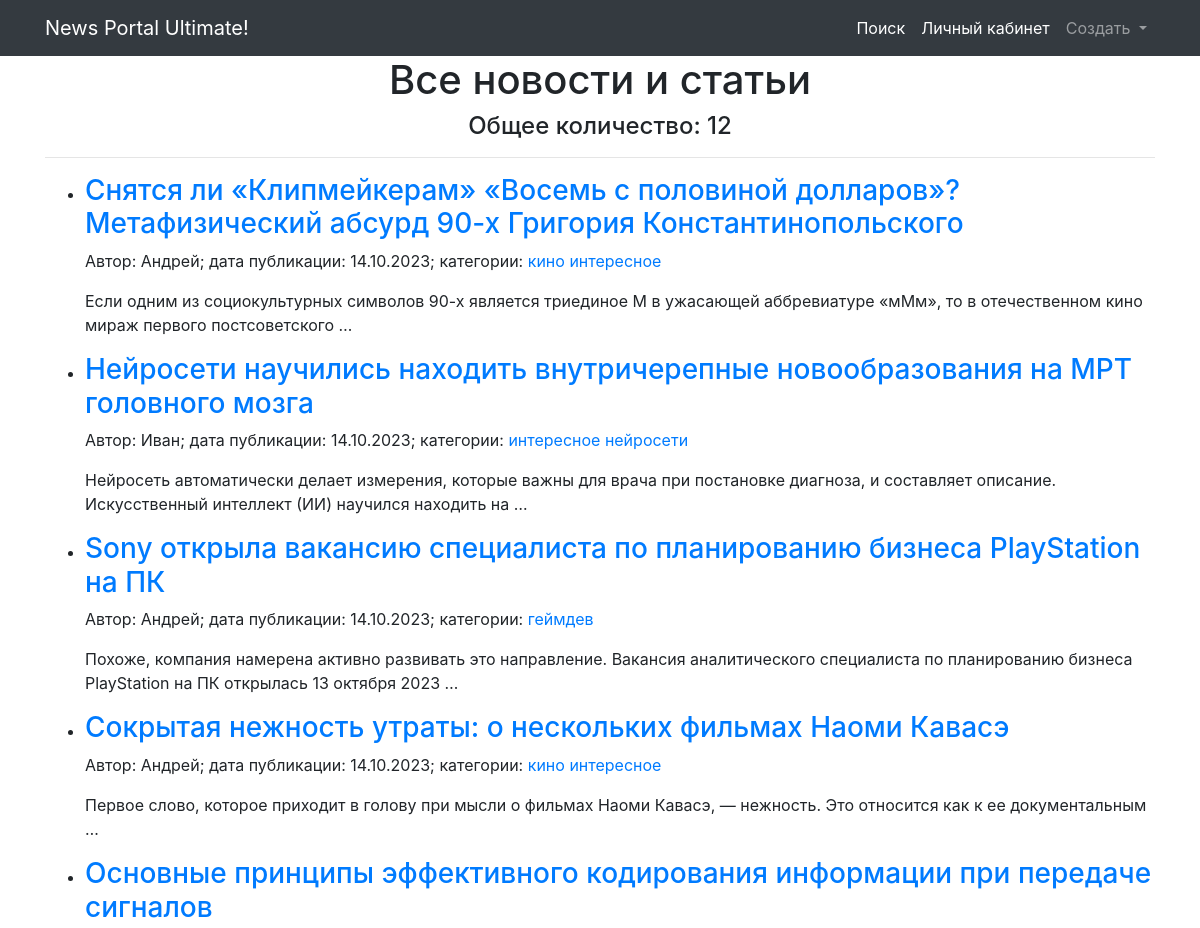
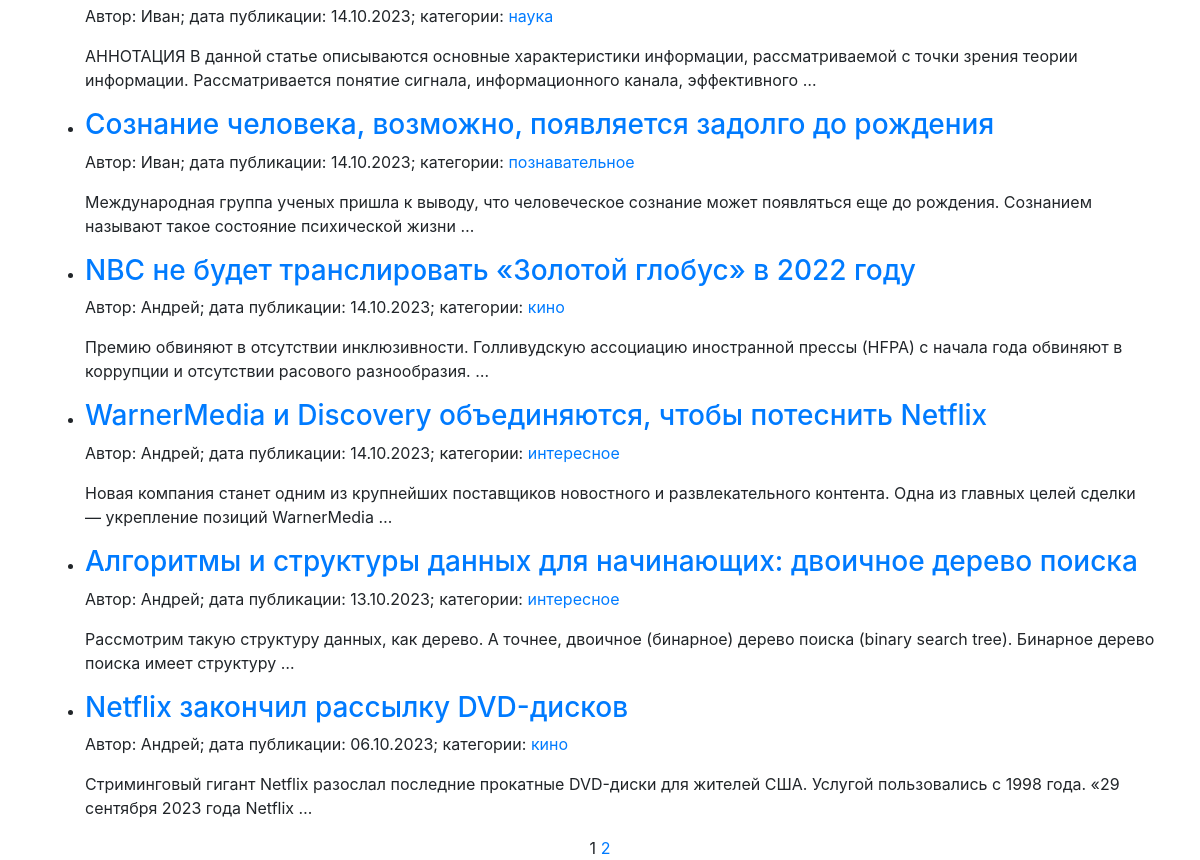
Before: /news/ with the older database file (2 pictures, top to bottom).
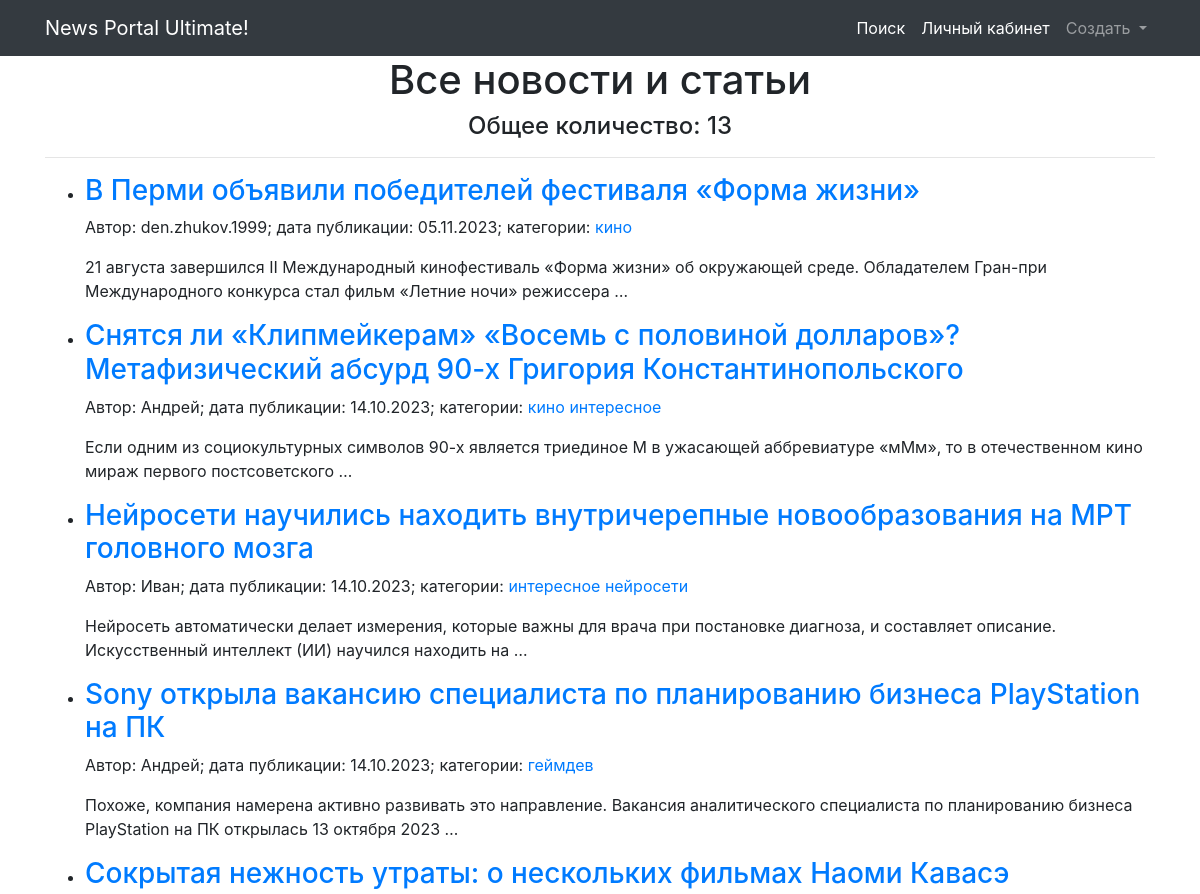
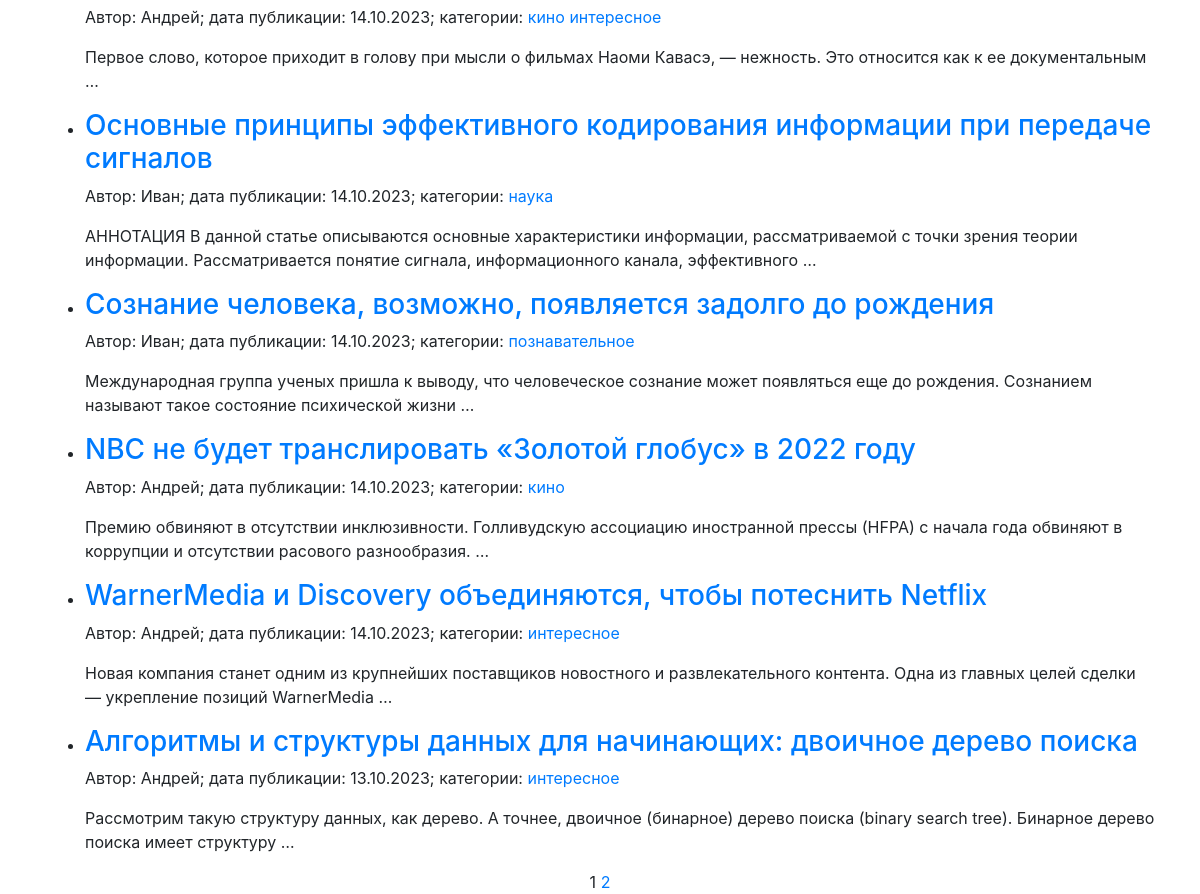
After: the same page with the newer database file (2 pictures, top to bottom).
### news/models.py (models this page shows, shortened)
class Post(models.Model):
    author = models.ForeignKey(Author, on_delete=models.CASCADE)  # Связь с моделью Author
    time_in = models.DateTimeField(auto_now_add=True)  # Дата и время создания поста
    type = models.CharField(choices=POST_TYPES, max_length=2)  # Тип поста (Статья или Новость)
    category = models.ManyToManyField('Category', through='PostCategory')
    title = models.TextField(max_length=255)  # Заголовок поста
    text = models.TextField()  # Текст поста
    rating = models.IntegerField(default=0)  # Рейтинг поста

class Author(models.Model):
    name = models.CharField(max_length=255)  # Имя автора
    user = models.OneToOneField(User, on_delete=models.CASCADE)  # Связь один-к-одному с моделью User
    rating = models.IntegerField(default=0)  # Рейтинг автора
    def __str__(self):
        return self.name

class Category(models.Model):
    name = models.CharField(unique=True, max_length=255)  # Уникальное имя категории
    subscribers = models.ManyToManyField(User, blank=True)

### news/views.py (the view)
# urls.py: path('', cache_page(60)(PostList.as_view()), name='post_list'),
class PostList(ListView):
    model = Post
    ordering = ['-time_in']  # Устанавливаю сортировку от новых записей к ранним
    template_name = 'news.html'
    context_object_name = 'news'
    paginate_by = 10  # задаю количество записей на странице

### news/templatetags/custom_filters.py (called while the page is built)
@register.filter(name='censor')
def censor(text):
   words = text.split()
   censored_words = []
   for word in words:
      lowercase_word = word.lower()
      if any(re.match(rf'\b{re.escape(word_base)}\w*\b', lowercase_word) for word_base in CENSOR_WORDS):
         censored_word = word[0] + '*' * len(word[1:])
         censored_words.append(censored_word)
      else:
         censored_words.append(word)
   censored_text = ' '.join(censored_words)
   return censored_text

### news/templatetags/custom_tags.py (called while the page is built)
@register.simple_tag(takes_context=True)
def url_replace(context, **kwargs):
    d = context['request'].GET.copy()
    for k, v in kwargs.items():
        d[k] = v
    return d.urlencode()

### templates/news.html (shortened to what this page needs)
{% extends 'flatpages/default.html' %}
{% block content %}
    <h1>Все новости и статьи</h1>
    <h4>Общее количество: {{paginator.count}}</h4>
    <hr>
    {% include "content.html" %}
{% endblock content %}

### templates/content.html (shortened to what this page needs)
{% load custom_filters %}
{% load custom_tags %}
{% if news %}
    <ul>
        {% for new in news|dictsortreversed:"time_in" %}
        <li>
            <h3 style="text-align: left;">
                <a href="{% url 'new' new.id %}">
                    {{new.title|censor}}
                </a>
            </h3>
            <p style="text-align: left;" class="details">
                Автор: <span class="author">{{new.author}}</span>;
                дата публикации: <span class="date">{{new.time_in|date:'d.m.Y'}}</span>;
                категории:
                {% for c in new.category.values %}
                <a href="{% url 'category' c.id %}" class="category">{{c.name}}</a>
                {% endfor %}
            </p>
            <p style="text-align: left;">{{new.text|censor|truncatewords:20}}</p>
        </li>
        {% endfor %}
    </ul>
    {{ page_obj.number }}
    {% if page_obj.has_next %}
        <a href="?{% url_replace page=page_obj.next_page_number %}">{{ page_obj.next_page_number }}</a>
    {% endif %}
{% else %}
    <h2>Постов нет!</h2>
{% endif %}

Changed rows visible on the page:
no longer on this page (row unchanged): Post: title|censor "Netflix закончил рассылку DVD-дисков", author "Андрей", time_in "06.10.2023", text|censor "Стриминговый гигант Netflix разослал последние прокатные DVD-диски для жителей США. Услугой пользовались с 1998 года. «29 сентября 2023 года Netflix …", Category (name "кино")
added Post: title|censor "В Перми объявили победителей фестиваля «Форма жизни»", author "den.zhukov.1999", time_in "05.11.2023", text|censor "21 августа завершился II Международный кинофестиваль «Форма жизни» об окружающей среде. Обладателем Гран-при Международного конкурса стал фильм «Летние ночи» режиссера …", Category (name "кино")
Other visible differences:
{{ paginator.count }}: "12" → "13"
